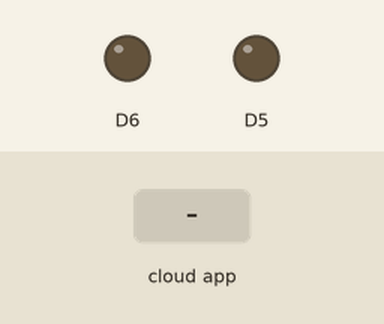
This sketch was run on a simulated ESP8266 (NodeMCU). On the bench: output pins drawn as LEDs (lit = HIGH). Dashed ring = blinking. The inputs (shaded band) are chosen by the test bench.

Above: at 2.7 s.
2.8 s: the phone or cloud app sets 3 to 0
At 4.3 s:
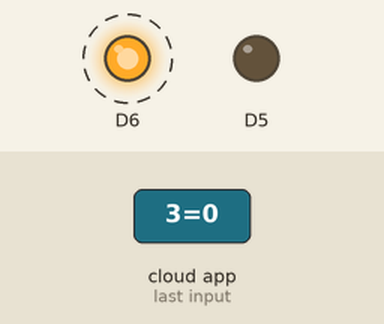
At 5.0 s:
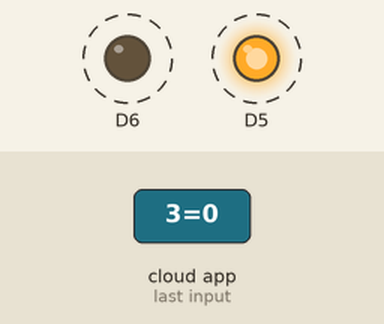
Timing chart, 0 to 15.0 s (numbered marks = the images above; inputs shaded):
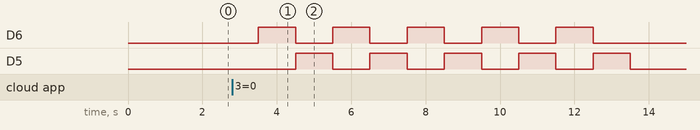

The sketch:

iot.ino
```cpp
#define CAYENNE_PRINT Serial
#include <CayenneMQTTESP8266.h>
char ssid[] ="Hello";
char wifiPassword[] ="network1";
int i=0;
// Cayenne authenticati on info. This should be obtained from the Cayenne Dashboard.
char username[] = "27616e30-41c9-11ea-a38a-d57172a4b4d4";
char password[] = "d73f87e6a6498ac0d8e2534eeeafbbca743da484";
char clientID[] = "487090b0-41c9-11ea-ba7c-716e7f5ba423";

 void setup() {
  // put your setup code here, to run once:
  pinMode(D5,OUTPUT);
  pinMode(D6,OUTPUT);
  digitalWrite(D5,LOW);
  digitalWrite(D6,LOW);
  Serial.begin(9600);
Cayenne.begin(username, password, clientID, ssid, wifiPassword);

}


 void loop()
{
   Cayenne.loop();
  if(Serial.available()>0)
{
  char red1=Serial.read();delay(100);

if(red1=='L')
{
float sen1=Serial.parseFloat();
  Cayenne.virtualWrite(1,sen1);delay(100);
}
if(red1=='V')
{
  float sen2=Serial.parseFloat();
  Cayenne.virtualWrite(2,sen2);delay(100);
}
}
}


CAYENNE_IN(3)
{

for(int i=0;i<=5;i++)
{
 digitalWrite(D6,HIGH);
 digitalWrite(D5,LOW);
 delay(1000);
  digitalWrite(D5,HIGH);
 digitalWrite(D6,LOW);
 delay(1000);
 if(i==4)
 {
  digitalWrite(D5,LOW);
 digitalWrite(D6,LOW);
  break;
 }
}

}
```

Measured:
- after the input at 2.8 s, D6: alternates HIGH for 1.0 s and LOW for 1.0 s, 10 changes in all, then stays LOW, starting after 0.70 s; D5: alternates HIGH for 1.0 s and LOW for 1.0 s, starting after 1.7 s
